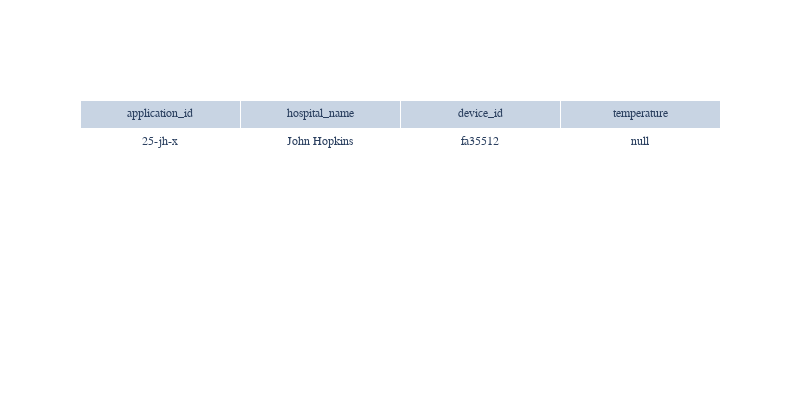

Write notebook code for a chart like this one.
### Code cell
fig = go.Figure(data=[go.Table(header=dict(values=['application_id', 'hospital_name', 'device_id', 'temperature']),
                 cells=dict(values=[['25-jh-x'],
                                     ['John Hopkins'],
                                     ['fa35512'],
                                     ['null']],
                                     fill_color = [['white','lightgrey']*9],
                                     align = 'center',))
                     ])

fig.update_layout(
    font_family="Calibri",
    title_font_family="Calibri"
)
fig.update_layout(width=800, height=400)

### Figure 1 — Plotly figure (JSON) as saved in the notebook; plotly's stock layout.template omitted (floating-point values rounded to 4 significant figures)
{"data": [{"cells": {"align": "center", "fill": {"color": [["white", "lightgrey", "white", "lightgrey", "white", "lightgrey", "white", "lightgrey", "white", "lightgrey", "white", "lightgrey", "white", "lightgrey", "white", "lightgrey", "white", "lightgrey"]]}, "values": [["25-jh-x"], ["John Hopkins"], ["fa35512"], ["null"]]}, "header": {"values": ["application_id", "hospital_name", "device_id", "temperature"]}, "type": "table"}], "layout": {"font": {"family": "Calibri"}, "height": 400, "title": {"font": {"family": "Calibri"}}, "width": 800}}
